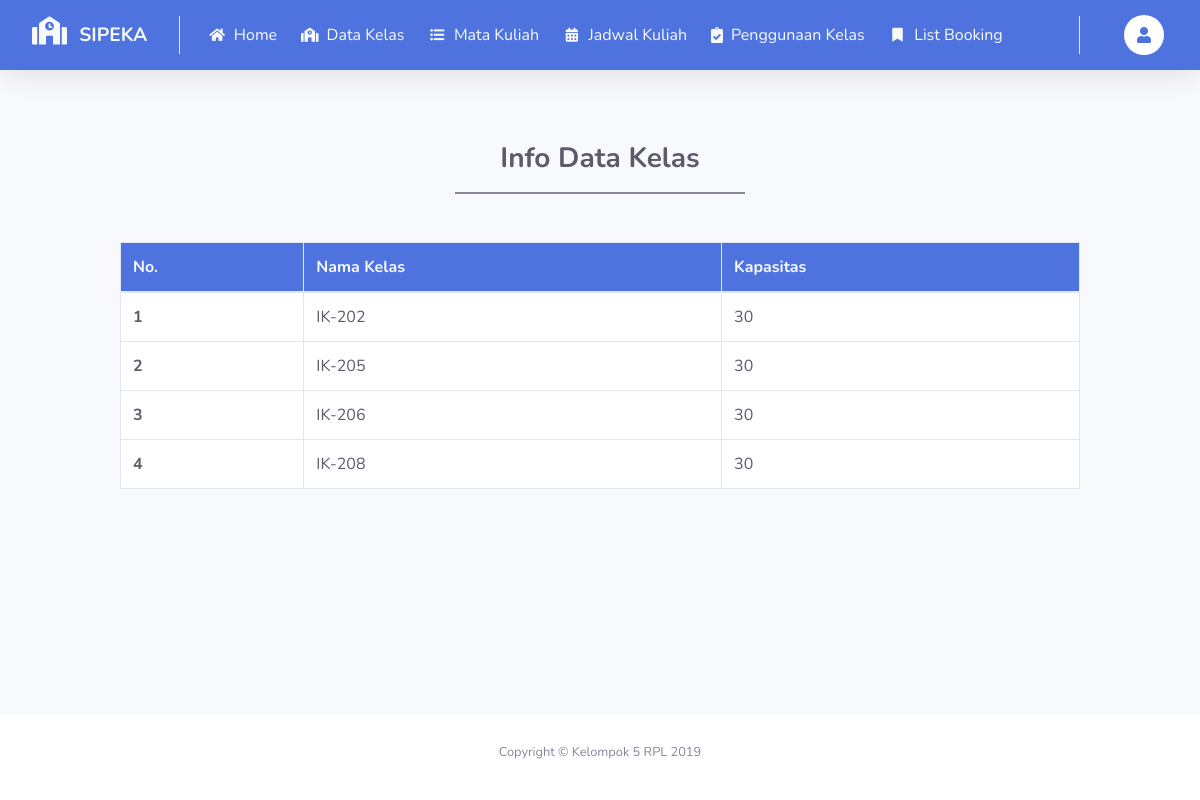
Page /index.php/user/dataKelas on the committed database.
### tables this page shows
CREATE TABLE `t_ruangan`  (
  `id_ruangan` int(11) NOT NULL AUTO_INCREMENT,
  `nama_ruangan` varchar(20) NULL DEFAULT NULL,
  `kapasitas` int(11) NULL DEFAULT NULL,
  PRIMARY KEY (`id_ruangan`) USING BTREE
);

### application/controllers/User.php (called while the page is built, shortened)
<?php
class User extends CI_Controller
{
    public function __construct()
    {
        $this->load->library('form_validation');
        $this->load->model('Kelas_model');
        $this->load->model('Matkul_model');
        $this->load->model('Jadwal_model');
        $this->load->model('Booking_model');
    }
    public function dataKelas()
    {
        $data['judul'] = "Halaman Data Kelas";
        $data['data_kelas'] = $this->Kelas_model->getAllKelas();
        $this->load->view('templates/user/header', $data);
        $this->load->view('user/data_kelas', $data);
        $this->load->view('templates/user/footer');
    }
}

### index.php (called while the page is built, shortened)
<?php
require_once BASEPATH.'core/CodeIgniter.php';

### application/models/Kelas_model.php (called while the page is built, shortened)
<?php
class Kelas_model extends CI_Model
{
    public function getAllKelas()
    {
        $this->db->group_by('nama_ruangan', 'ASC');
        return $this->db->get('t_ruangan')->result();
    }
}

### application/views/user/data_kelas.php (the view)
<div class="container-fluid">
    <?php if ($data_kelas) { ?>
        <h3 class="text-gray-800 mt-5 mb-2 text-center font-weight-bold">Info Data Kelas</h3>
        <hr class="w-25" style="border: 1.5px solid #858796;">
        <table class="table table-bordered bg-white mt-5 mb-5 col-lg-10 offset-lg-1">
            <thead>
                <tr>
                    <th scope="col" class="bg-primary text-light">No.</th>
                    <th scope="col" class="bg-primary text-light">Nama Kelas</th>
                    <th scope="col" class="bg-primary text-light">Kapasitas</th>
                </tr>
            </thead>
            <tbody>
                <?php $i = 1;
                foreach ($data_kelas as $kelas) { ?>
                    <tr>
                        <th scope="row" class="text-gray-800"><?= $i; ?></th>
                        <td class="text-gray-800"><?= $kelas->nama_ruangan; ?></td>
                        <td class="text-gray-800"><?= $kelas->kapasitas; ?></td>
                    </tr>
                    <?php $i++;
                } ?>
            </tbody>
        </table>
    <?php } else { ?>
        <div class="text-center" style="margin-top: 250px;">
            <h1 class="text-gray-800">Tidak Ada Data Kelas</h1>
        </div>
    <?php } ?>
</div>

### rows in the picture
t_ruangan: nama_ruangan "IK-202", kapasitas "30"
t_ruangan: nama_ruangan "IK-205", kapasitas "30"
t_ruangan: nama_ruangan "IK-206", kapasitas "30"
t_ruangan: nama_ruangan "IK-208", kapasitas "30"
